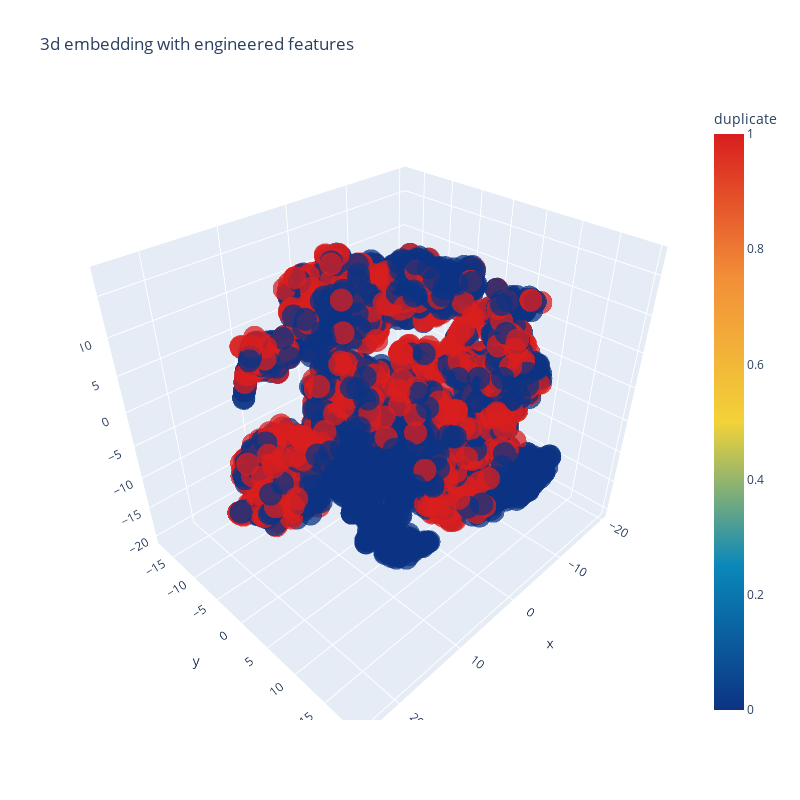

Source (notebook cell):
### Code cell
trace1 = go.Scatter3d(
    x=tsne3d[:,0],
    y=tsne3d[:,1],
    z=tsne3d[:,2],
    mode='markers',
    marker=dict(
        sizemode='diameter',
        color = y,
        colorscale = 'Portland',
        colorbar = dict(title = 'duplicate'),
        line=dict(color='rgb(255, 255, 255)'),
        opacity=0.75
    )
)

data=[trace1]
layout=dict(height=800, width=800, title='3d embedding with engineered features')
fig=dict(data=data, layout=layout)
py.iplot(fig, filename='3DBubble')

### Figure 1 — Plotly figure (JSON) as saved in the notebook; plotly's stock layout.template omitted (floating-point values rounded to 4 significant figures; data arrays with more than 128 entries replaced by an {"elided": "..."} marker saying what was removed)
{"data": [{"marker": {"color": {"elided": "5000 int values"}, "colorbar": {"title": {"text": "duplicate"}}, "colorscale": [[0, "rgb(12,51,131)"], [0.25, "rgb(10,136,186)"], [0.5, "rgb(242,211,56)"], [0.75, "rgb(242,143,56)"], [1, "rgb(217,30,30)"]], "line": {"color": "rgb(255, 255, 255)"}, "opacity": 0.75, "sizemode": "diameter"}, "mode": "markers", "type": "scatter3d", "x": {"elided": "5000 float values"}, "y": {"elided": "5000 float values"}, "z": {"elided": "5000 float values"}}], "layout": {"height": 800, "title": {"text": "3d embedding with engineered features"}, "width": 800}}
